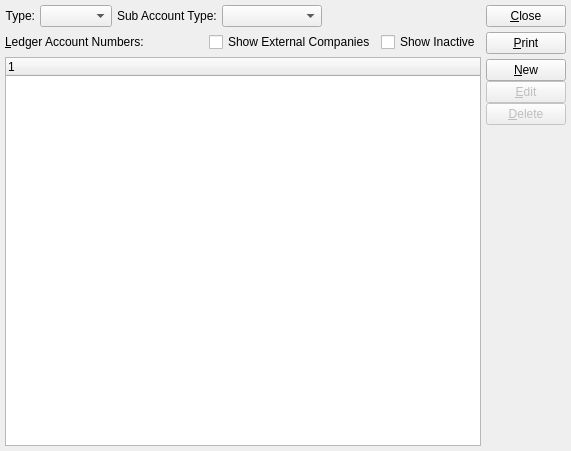
<?xml version="1.0" encoding="UTF-8"?>
<ui version="4.0">
 <comment>This file is part of the xTuple ERP: PostBooks Edition, a free and
open source Enterprise Resource Planning software suite,
Copyright (c) 1999-2018 by OpenMFG LLC, d/b/a xTuple.
It is licensed to you under the Common Public Attribution License
version 1.0, the full text of which (including xTuple-specific Exhibits)
is available at www.xtuple.com/CPAL.  By using this software, you agree
to be bound by its terms.</comment>
 <class>accountNumbers</class>
 <widget class="QWidget" name="accountNumbers">
  <property name="geometry">
   <rect>
    <x>0</x>
    <y>0</y>
    <width>571</width>
    <height>451</height>
   </rect>
  </property>
  <property name="windowTitle">
   <string>Chart of Accounts</string>
  </property>
  <layout class="QHBoxLayout">
   <item>
    <layout class="QVBoxLayout">
     <item>
      <layout class="QHBoxLayout">
       <property name="spacing">
        <number>5</number>
       </property>
       <item>
        <widget class="QLabel" name="_typeLit">
         <property name="text">
          <string>Type:</string>
         </property>
         <property name="alignment">
          <set>Qt::AlignRight|Qt::AlignTrailing|Qt::AlignVCenter</set>
         </property>
        </widget>
       </item>
       <item>
        <widget class="XComboBox" name="_type"/>
       </item>
       <item>
        <widget class="XLabel" name="_subTypeLit">
         <property name="text">
          <string>Sub Account Type:</string>
         </property>
        </widget>
       </item>
       <item>
        <widget class="XComboBox" name="_subType">
         <property name="minimumSize">
          <size>
           <width>100</width>
           <height>0</height>
          </size>
         </property>
         <property name="allowNull">
          <bool>true</bool>
         </property>
        </widget>
       </item>
       <item>
        <spacer name="horizontalSpacer">
         <property name="orientation">
          <enum>Qt::Horizontal</enum>
         </property>
         <property name="sizeHint" stdset="0">
          <size>
           <width>40</width>
           <height>20</height>
          </size>
         </property>
        </spacer>
       </item>
      </layout>
     </item>
     <item>
      <layout class="QHBoxLayout">
       <item>
        <widget class="QLabel" name="_glAccountNumbersLit">
         <property name="text">
          <string>&amp;Ledger Account Numbers:</string>
         </property>
         <property name="buddy">
          <cstring>_account</cstring>
         </property>
        </widget>
       </item>
       <item>
        <spacer>
         <property name="orientation">
          <enum>Qt::Horizontal</enum>
         </property>
         <property name="sizeHint" stdset="0">
          <size>
           <width>40</width>
           <height>20</height>
          </size>
         </property>
        </spacer>
       </item>
       <item>
        <widget class="XCheckBox" name="_showExternal">
         <property name="text">
          <string>Show External Companies</string>
         </property>
        </widget>
       </item>
       <item>
        <widget class="XCheckBox" name="_showInactive">
         <property name="text">
          <string>Show Inactive</string>
         </property>
        </widget>
       </item>
      </layout>
     </item>
     <item>
      <widget class="XTreeWidget" name="_account">
       <property name="sizePolicy">
        <sizepolicy hsizetype="Expanding" vsizetype="Expanding">
         <horstretch>0</horstretch>
         <verstretch>0</verstretch>
        </sizepolicy>
       </property>
      </widget>
     </item>
    </layout>
   </item>
   <item>
    <layout class="QVBoxLayout">
     <property name="spacing">
      <number>5</number>
     </property>
     <item>
      <widget class="QPushButton" name="_close">
       <property name="text">
        <string>&amp;Close</string>
       </property>
      </widget>
     </item>
     <item>
      <widget class="QPushButton" name="_print">
       <property name="text">
        <string>&amp;Print</string>
       </property>
      </widget>
     </item>
     <item>
      <layout class="QVBoxLayout">
       <property name="spacing">
        <number>0</number>
       </property>
       <item>
        <widget class="QPushButton" name="_new">
         <property name="text">
          <string>&amp;New</string>
         </property>
        </widget>
       </item>
       <item>
        <widget class="QPushButton" name="_edit">
         <property name="enabled">
          <bool>false</bool>
         </property>
         <property name="text">
          <string>&amp;Edit</string>
         </property>
        </widget>
       </item>
       <item>
        <widget class="QPushButton" name="_delete">
         <property name="enabled">
          <bool>false</bool>
         </property>
         <property name="text">
          <string>&amp;Delete</string>
         </property>
        </widget>
       </item>
       <item>
        <spacer>
         <property name="orientation">
          <enum>Qt::Vertical</enum>
         </property>
         <property name="sizeType">
          <enum>QSizePolicy::Expanding</enum>
         </property>
         <property name="sizeHint" stdset="0">
          <size>
           <width>20</width>
           <height>20</height>
          </size>
         </property>
        </spacer>
       </item>
      </layout>
     </item>
    </layout>
   </item>
  </layout>
 </widget>
 <layoutdefault spacing="5" margin="5"/>
 <customwidgets>
  <customwidget>
   <class>XCheckBox</class>
   <extends>QCheckBox</extends>
   <header>xcheckbox.h</header>
  </customwidget>
  <customwidget>
   <class>XComboBox</class>
   <extends>QComboBox</extends>
   <header>xcombobox.h</header>
  </customwidget>
  <customwidget>
   <class>XLabel</class>
   <extends>QLabel</extends>
   <header>xlabel.h</header>
  </customwidget>
  <customwidget>
   <class>XTreeWidget</class>
   <extends>QTreeWidget</extends>
   <header>xtreewidget.h</header>
   <container>1</container>
  </customwidget>
 </customwidgets>
 <tabstops>
  <tabstop>_showExternal</tabstop>
  <tabstop>_showInactive</tabstop>
  <tabstop>_account</tabstop>
  <tabstop>_new</tabstop>
  <tabstop>_edit</tabstop>
  <tabstop>_delete</tabstop>
  <tabstop>_close</tabstop>
  <tabstop>_print</tabstop>
 </tabstops>
 <resources/>
 <connections>
  <connection>
   <sender>_account</sender>
   <signal>valid(bool)</signal>
   <receiver>_delete</receiver>
   <slot>setEnabled(bool)</slot>
   <hints>
    <hint type="sourcelabel">
     <x>20</x>
     <y>20</y>
    </hint>
    <hint type="destinationlabel">
     <x>20</x>
     <y>20</y>
    </hint>
   </hints>
  </connection>
  <connection>
   <sender>_account</sender>
   <signal>itemSelected(int)</signal>
   <receiver>_edit</receiver>
   <slot>animateClick()</slot>
   <hints>
    <hint type="sourcelabel">
     <x>20</x>
     <y>20</y>
    </hint>
    <hint type="destinationlabel">
     <x>20</x>
     <y>20</y>
    </hint>
   </hints>
  </connection>
  <connection>
   <sender>_account</sender>
   <signal>valid(bool)</signal>
   <receiver>_edit</receiver>
   <slot>setEnabled(bool)</slot>
   <hints>
    <hint type="sourcelabel">
     <x>20</x>
     <y>20</y>
    </hint>
    <hint type="destinationlabel">
     <x>20</x>
     <y>20</y>
    </hint>
   </hints>
  </connection>
  <connection>
   <sender>_close</sender>
   <signal>clicked()</signal>
   <receiver>accountNumbers</receiver>
   <slot>close()</slot>
   <hints>
    <hint type="sourcelabel">
     <x>20</x>
     <y>20</y>
    </hint>
    <hint type="destinationlabel">
     <x>20</x>
     <y>20</y>
    </hint>
   </hints>
  </connection>
 </connections>
</ui>
